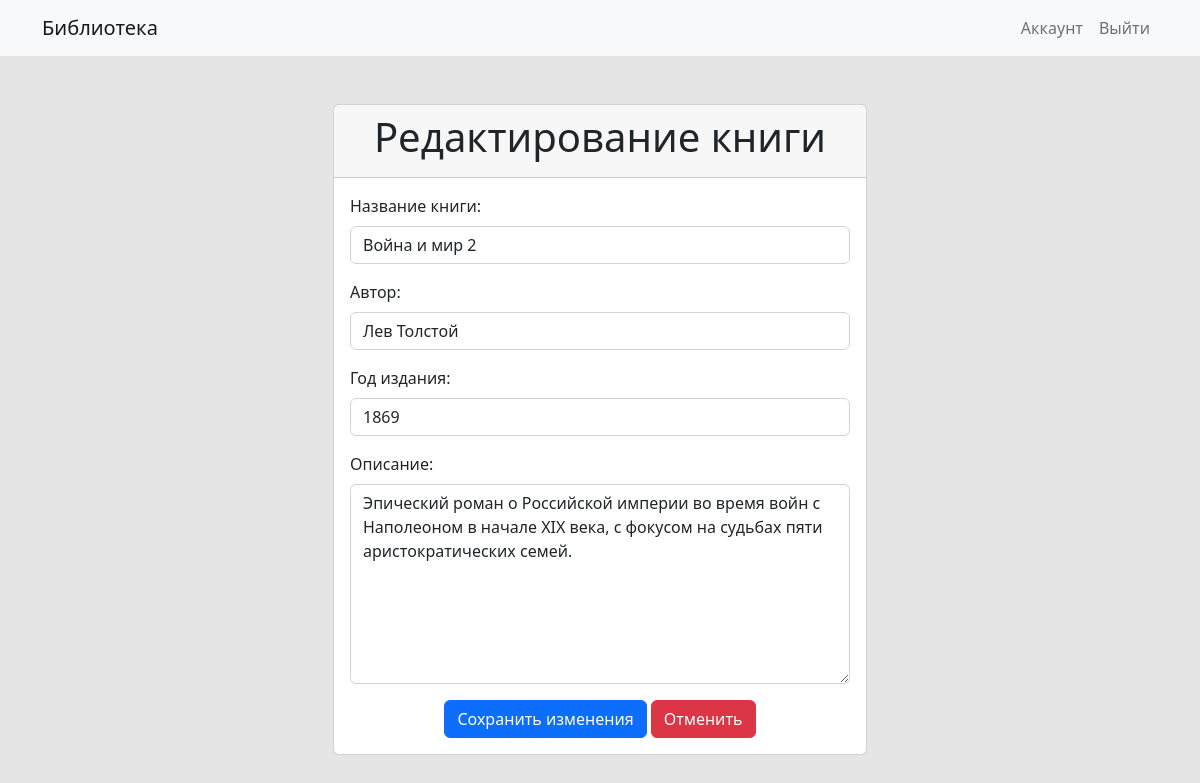
The app's page /update_book/2 (signed in) with its own data.
### app/models/models.py (models this page shows, shortened)
class Book(db.Model):
    id = db.Column(db.Integer, primary_key=True)
    title = db.Column(db.String(80), nullable=False)
    author = db.Column(db.String(80), nullable=False)
    year = db.Column(db.Integer, nullable=False)
    description = db.Column(db.String(500), nullable=False)

### app/routes/routes.py (the view, shortened to what this page needs)
@app_route.route('/update_book/<int:book_id>', methods=['GET', 'POST'])
def update_book(book_id):
    if not current_user.is_authenticated:
        return redirect(url_for('route.login'))
    else:
        update_book = Book.query.get_or_404(book_id)
    return render_template('update_book.html', book=update_book)

### app/templates/update_book.html
{% extends 'base.html' %}
{% block content %}
<div class="container">
    <div class="row justify-content-center mt-5">
        <div class="col-md-6">
            <div class="card">
                <div class="card-header">
                    <h1 class="text-center">Редактирование книги</h1>
                </div>
                <div class="card-body">
                    <form method="post">
                        <div class="mb-3">
                            <label for="book_name" class="form-label">Название книги:</label>
                            <input type="text" class="form-control" id="book_name" name="book_name" value="{{book.title}}">
                        </div>
                        <div class="mb-3">
                            <label for="author" class="form-label">Автор:</label>
                            <input type="text" class="form-control" id="author" name="author" value="{{book.author}}" required>
                        </div>
                        <div class="mb-3">
                            <label for="year" class="form-label">Год издания:</label>
                            <input type="text" class="form-control" id="year" name="year" value="{{book.year}}" required>
                        </div>
                        <div class="mb-3">
                            <label for="description" class="form-label">Описание:</label>
                            <textarea class="form-control" id="description" name="description" required>{{book.description}}</textarea>
                        </div>
                        <div class="text-center">
                            <button type="submit" class="btn btn-primary">Сохранить изменения</button>
                            <a class="btn btn-danger" href="/books">Отменить</a>
                        </div>
                    </form>
                </div>
            </div>
        </div>
    </div>
</div>
{% endblock %}

### app/static/custom.css (style rules this page uses)
body { background-color: #e5e5e5; }
textarea { padding: 10px; width: 100%; height: 200px; box-sizing: border-box; font-size: 14px; }

### records on screen
Book: book_name "Война и мир 2", author "Лев Толстой", year "1869", description "Эпический роман о Российской империи во время войн с Наполеоном в начале XIX века, с фокусом на судьбах пяти аристократических семей."
